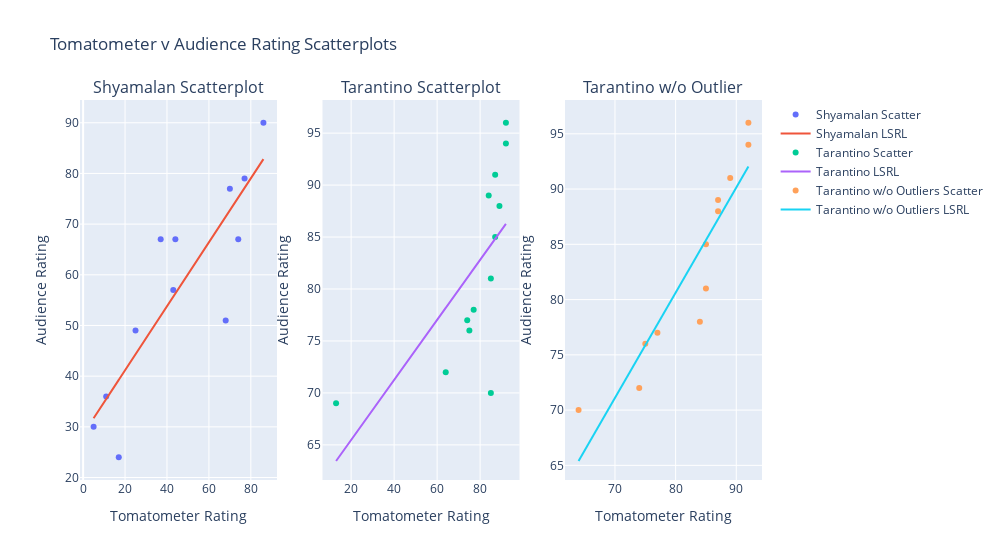

Notebook source saved alongside this figure:
### Code cell
fig = make_subplots(rows=1, cols=3, subplot_titles=("Shyamalan Scatterplot", "Tarantino Scatterplot", "Tarantino w/o Outlier"))
x = dfs["tomatometer_rating"]
y = dfs["audience_rating"]
fig.add_trace(go.Scatter(x = x, y = y, mode = "markers", name = "Shyamalan Scatter"), row=1, col=1)
ress = stats.linregress(x, y)
fig.add_trace(go.Scatter(x = x, y = x * ress.slope + ress.intercept, mode = "lines", name = "Shyamalan LSRL"), row=1, col=1)
print(ress.slope, ress.intercept)

x = dft["tomatometer_rating"]
y = dft["audience_rating"]
fig.add_trace(go.Scatter(x = x, y = y, mode = "markers", name = "Tarantino Scatter"), row=1, col=2)
rest = stats.linregress(x, y)
fig.add_trace(go.Scatter(x = x, y = x * rest.slope + rest.intercept, mode = "lines", name = "Tarantino LSRL"), row=1, col=2)
print(rest.slope, rest.intercept)

x = list(dft["tomatometer_rating"])
y = list(dft["audience_rating"])
x.sort()
y.sort()
x = np.asarray(x[1:])
y = np.asarray(y[1:])
fig.add_trace(go.Scatter(x = x, y = y, mode = "markers", name = "Tarantino w/o Outliers Scatter"), row=1, col=3)
rest = stats.linregress(x, y)
fig.add_trace(go.Scatter(x = x, y = x * rest.slope + rest.intercept, mode = "lines", name = "Tarantino w/o Outliers LSRL"), row=1, col=3)
print(rest.slope, rest.intercept)

fig.update_xaxes(title = "Tomatometer Rating")
fig.update_yaxes(title = "Audience Rating")
fig.update_layout(width = 1000, title = "Tomatometer v Audience Rating Scatterplots")

fig.show()

### Figure 1 — Plotly figure (JSON) as saved in the notebook; plotly's stock layout.template omitted (floating-point values rounded to 4 significant figures)
{"data": [{"mode": "markers", "name": "Shyamalan Scatter", "type": "scatter", "x": [17, 44, 11, 37, 25, 5, 74, 86, 77, 68, 70, 43], "xaxis": "x", "y": [24, 67, 36, 67, 49, 30, 67, 90, 79, 51, 77, 57], "yaxis": "y"}, {"mode": "lines", "name": "Shyamalan LSRL", "type": "scatter", "x": [17, 44, 11, 37, 25, 5, 74, 86, 77, 68, 70, 43], "xaxis": "x", "y": [39.26, 56.31, 35.47, 51.89, 44.31, 31.69, 75.25, 82.82, 77.14, 71.46, 72.72, 55.68], "yaxis": "y"}, {"mode": "markers", "name": "Tarantino Scatter", "type": "scatter", "x": [64, 87, 13, 89, 87, 85, 84, 85, 74, 92, 92, 77, 75], "xaxis": "x2", "y": [72, 91, 69, 88, 85, 81, 89, 70, 77, 96, 94, 78, 76], "yaxis": "y2"}, {"mode": "lines", "name": "Tarantino LSRL", "type": "scatter", "x": [64, 87, 13, 89, 87, 85, 84, 85, 74, 92, 92, 77, 75], "xaxis": "x2", "y": [78.18, 84.82, 63.45, 85.4, 84.82, 84.24, 83.96, 84.24, 81.07, 86.27, 86.27, 81.93, 81.36], "yaxis": "y2"}, {"mode": "markers", "name": "Tarantino w/o Outliers Scatter", "type": "scatter", "x": [64, 74, 75, 77, 84, 85, 85, 87, 87, 89, 92, 92], "xaxis": "x3", "y": [70, 72, 76, 77, 78, 81, 85, 88, 89, 91, 94, 96], "yaxis": "y3"}, {"mode": "lines", "name": "Tarantino w/o Outliers LSRL", "type": "scatter", "x": [64, 74, 75, 77, 84, 85, 85, 87, 87, 89, 92, 92], "xaxis": "x3", "y": [65.39, 74.91, 75.87, 77.77, 84.43, 85.38, 85.38, 87.29, 87.29, 89.19, 92.05, 92.05], "yaxis": "y3"}], "layout": {"annotations": [{"font": {"size": 16}, "showarrow": false, "text": "Shyamalan Scatterplot", "x": 0.1444, "xanchor": "center", "xref": "paper", "y": 1, "yanchor": "bottom", "yref": "paper"}, {"font": {"size": 16}, "showarrow": false, "text": "Tarantino Scatterplot", "x": 0.5, "xanchor": "center", "xref": "paper", "y": 1, "yanchor": "bottom", "yref": "paper"}, {"font": {"size": 16}, "showarrow": false, "text": "Tarantino w/o Outlier", "x": 0.8556, "xanchor": "center", "xref": "paper", "y": 1, "yanchor": "bottom", "yref": "paper"}], "title": {"text": "Tomatometer v Audience Rating Scatterplots"}, "width": 1000, "xaxis": {"anchor": "y", "domain": [0, 0.2889], "title": {"text": "Tomatometer Rating"}}, "xaxis2": {"anchor": "y2", "domain": [0.3556, 0.6444], "title": {"text": "Tomatometer Rating"}}, "xaxis3": {"anchor": "y3", "domain": [0.7111, 1], "title": {"text": "Tomatometer Rating"}}, "yaxis": {"anchor": "x", "domain": [0, 1], "title": {"text": "Audience Rating"}}, "yaxis2": {"anchor": "x2", "domain": [0, 1], "title": {"text": "Audience Rating"}}, "yaxis3": {"anchor": "x3", "domain": [0, 1], "title": {"text": "Audience Rating"}}}}
